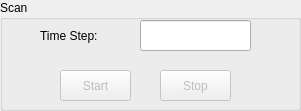
             <widget class="QGroupBox" name="groupBox_scan_ay">
              <property name="geometry">
               <rect>
                <x>0</x>
                <y>560</y>
                <width>301</width>
                <height>111</height>
               </rect>
              </property>
              <property name="title">
               <string>Scan</string>
              </property>
              <widget class="QPushButton" name="startButton">
               <property name="enabled">
                <bool>false</bool>
               </property>
               <property name="geometry">
                <rect>
                 <x>60</x>
                 <y>70</y>
                 <width>71</width>
                 <height>31</height>
                </rect>
               </property>
               <property name="text">
                <string>Start</string>
               </property>
              </widget>
              <widget class="QPushButton" name="stopButton">
               <property name="enabled">
                <bool>false</bool>
               </property>
               <property name="geometry">
                <rect>
                 <x>160</x>
                 <y>70</y>
                 <width>71</width>
                 <height>31</height>
                </rect>
               </property>
               <property name="text">
                <string>Stop</string>
               </property>
              </widget>
              <widget class="QLabel" name="timeStepValueLable">
               <property name="geometry">
                <rect>
                 <x>40</x>
                 <y>20</y>
                 <width>81</width>
                 <height>31</height>
                </rect>
               </property>
               <property name="layoutDirection">
                <enum>Qt::LeftToRight</enum>
               </property>
               <property name="text">
                <string>Time Step:</string>
               </property>
              </widget>
              <widget class="QLineEdit" name="timeStepValue">
               <property name="geometry">
                <rect>
                 <x>140</x>
                 <y>20</y>
                 <width>111</width>
                 <height>31</height>
                </rect>
               </property>
              </widget>
             </widget>
